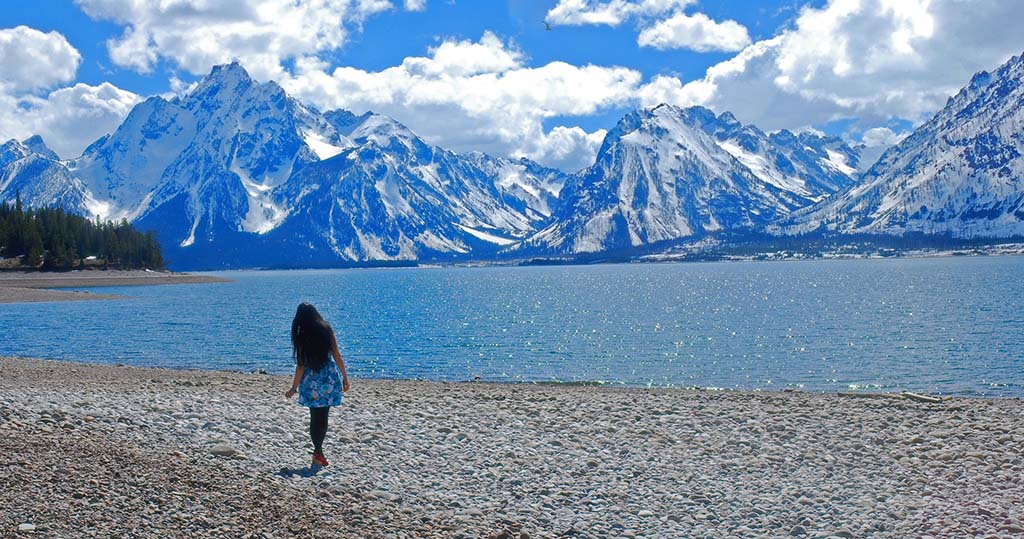
#> input picture HW0/teton1.jpg, 1024 x 539 px
$ python hw0.py
#> lines starting #> are read from the running program, lines starting #| are printed output that depends on the picture
"""
File: hw0.py
---------------
Course: CS 527
Instructor: Roy Shilkrot
Homework 1: Hello Vision World
Name: Trung Nguyen
SBU ID: 111752939
---------------
This file contains the code to:
1. Read an image from a file ('teton1.jpg') and display it to the screen
2. Add to, subtract from, multiply or divide each pixel with a scalar, display the result
3. Resize the image uniformly by 1/2
"""

import numpy as np
import cv2
#from matplotlib import pyplot as plt

#Load input image and display to the screen:
img = cv2.imread('teton1.jpg')
#> img is the input picture: shape (539, 1024, 3); mean B, G, R 175.4, 145, 115.7
cv2.imshow('Original image', img)

#Create an mask of the same size of the input with all 1 elements:
unit_image = np.ones(img.shape)

added_scalar = 100
subtracted_scalar = 100
multiple_scalar = 2
divide_scalar = 2

#Arithmetic operations and display:
img_add = cv2.add(img, np.uint8(added_scalar * unit_image))
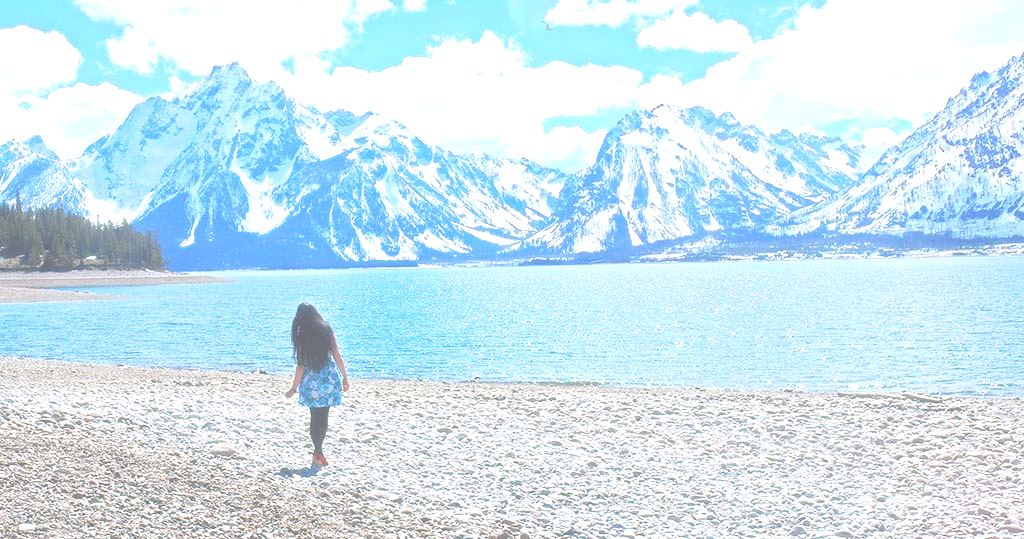
#> img_add: shape (539, 1024, 3); mean B, G, R 242.9, 231.2, 206
img_sub = cv2.subtract(img, np.uint8(subtracted_scalar * unit_image))
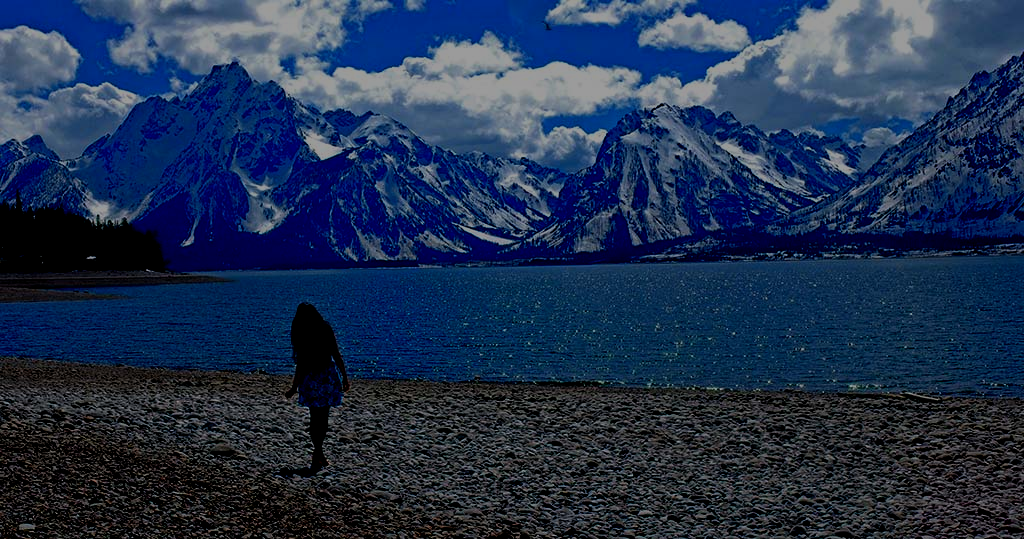
#> img_sub: shape (539, 1024, 3); mean B, G, R 78.3, 49.3, 32
img_multiple = cv2.multiply(img, np.uint8(multiple_scalar * unit_image))
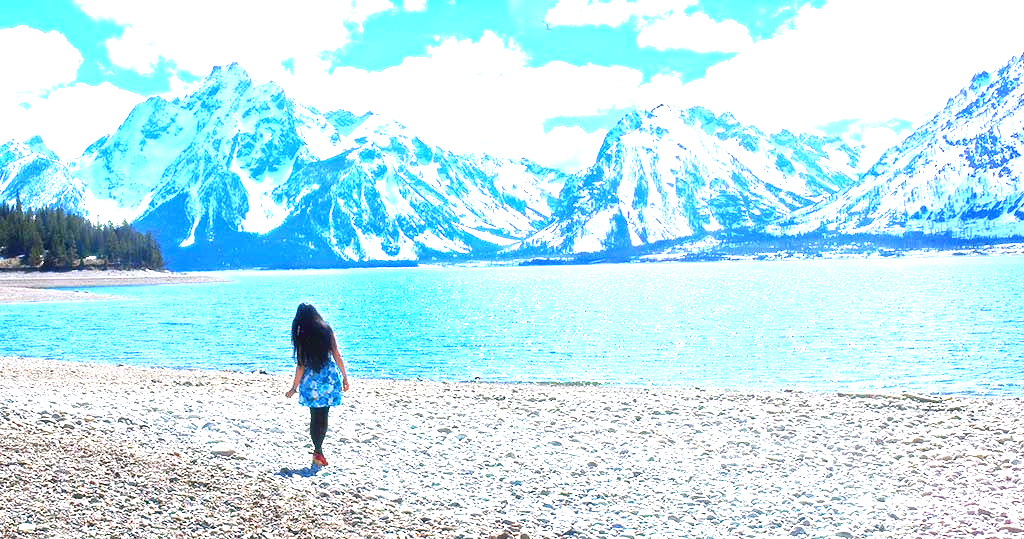
#> img_multiple: shape (539, 1024, 3); mean B, G, R 242.5, 233.3, 194
img_divide = cv2.divide(img, np.uint8(divide_scalar * unit_image))
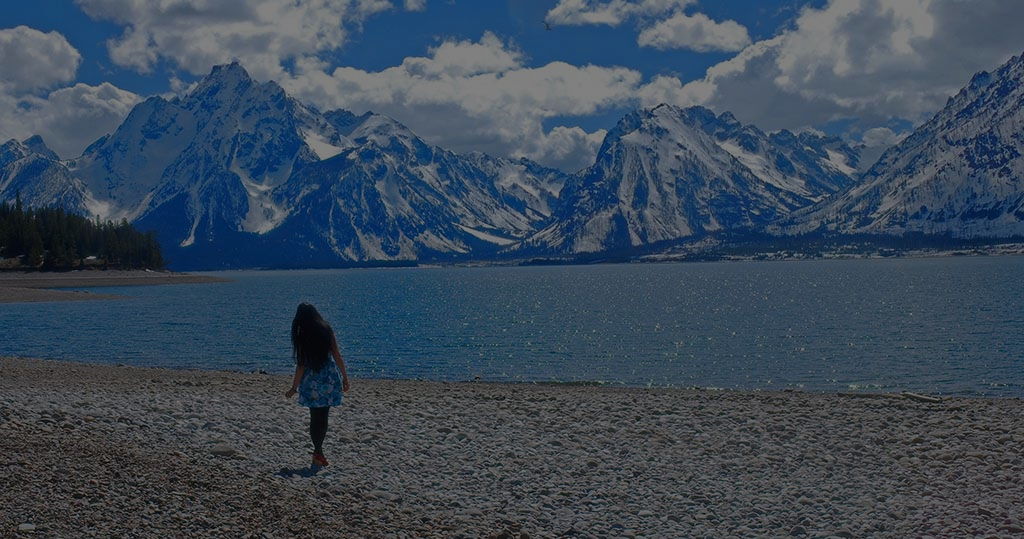
#> img_divide: shape (539, 1024, 3); mean B, G, R 87.7, 72.5, 57.9
cv2.imshow('Image added by 100', img_add)
cv2.imshow('Substracted image', img_sub)
cv2.imshow('Image multiplied by 2', img_multiple)
cv2.imshow('Image divided by 2', img_divide)

#Scaling image size by 1/2 and display:
img_scaled = cv2.resize(img, None, fx=0.5, fy=0.5)
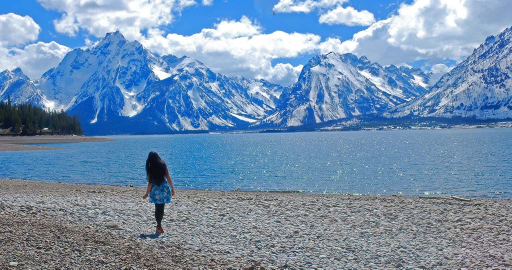
#> img_scaled: shape (270, 512, 3); mean B, G, R 175.4, 145.1, 115.8
cv2.imshow('Image resized by 1/2 uniformly', img_scaled)

#Press any key to close all windows
cv2.waitKey(0)
cv2.destroyAllWindows()
cv2.waitKey(1)
